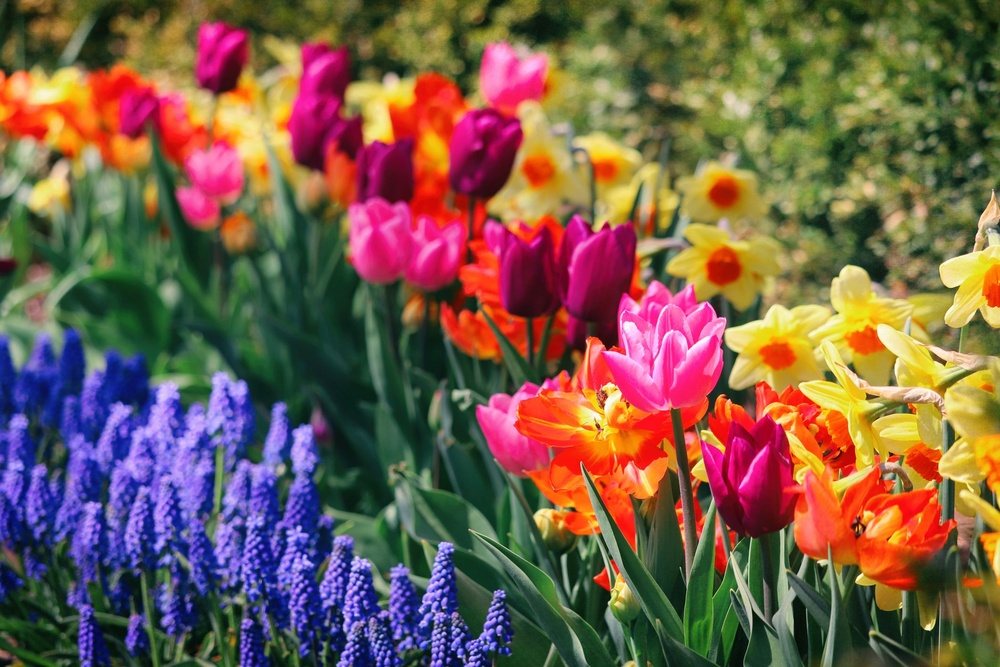
#> input picture Edge_detection/flowers.jpg, 1000 x 667 px, shrunk from 2121 x 1414 before the run
$ jupyter execute Edge_detection.ipynb
#> lines starting #> are read from the running program, lines starting #| are printed output that depends on the picture
[cell 1]
import cv2
import matplotlib.pyplot as plt
import numpy as np

[cell 2]
# RGB image
image = cv2.imread("flowers.jpg")
#> image is the input picture: shape (667, 1000, 3); mean B, G, R 76, 93.7, 121
rgb_image = cv2.cvtColor(image, cv2.COLOR_BGR2RGB)

print("shape : ", rgb_image.shape)
#| shape :  (667, 1000, 3)
plt.xticks([])
plt.yticks([])
plt.imshow(rgb_image)
plt.show()

[cell 3]
# GrayScaling image
gray_image = cv2.cvtColor(image, cv2.COLOR_BGR2GRAY)
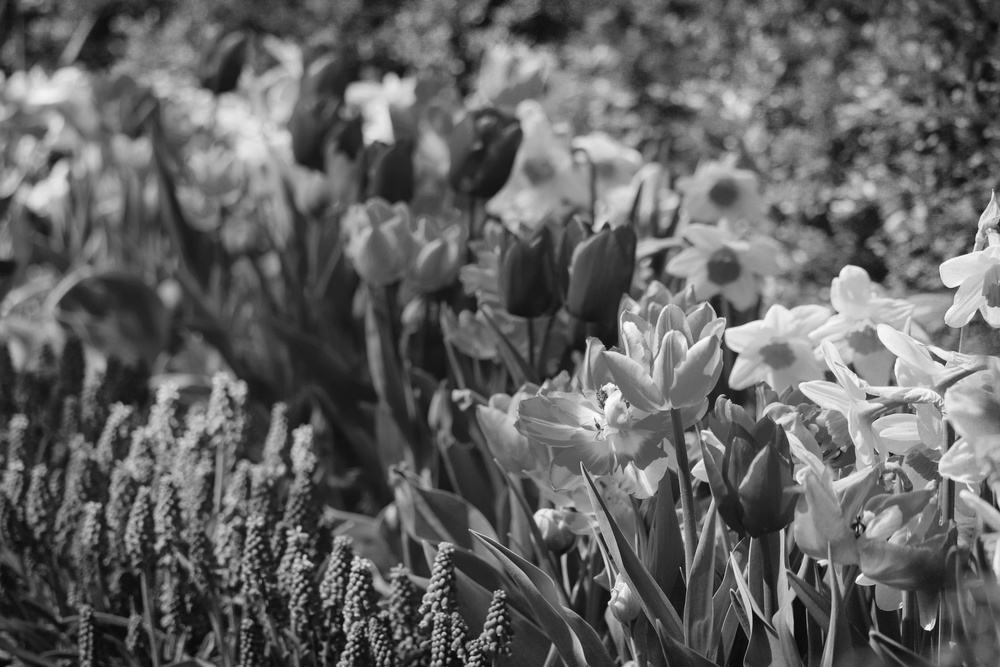
#> gray_image: shape (667, 1000); min 5, max 253, mean 99.9
gray_image = np.expand_dims(gray_image, axis=2)

print("shape : ", gray_image.shape)
#| shape :  (667, 1000, 1)
plt.xticks([])
plt.yticks([])
plt.imshow(gray_image, cmap='gray')
plt.show()

[cell 4]
r_image = rgb_image[:, :, 0]
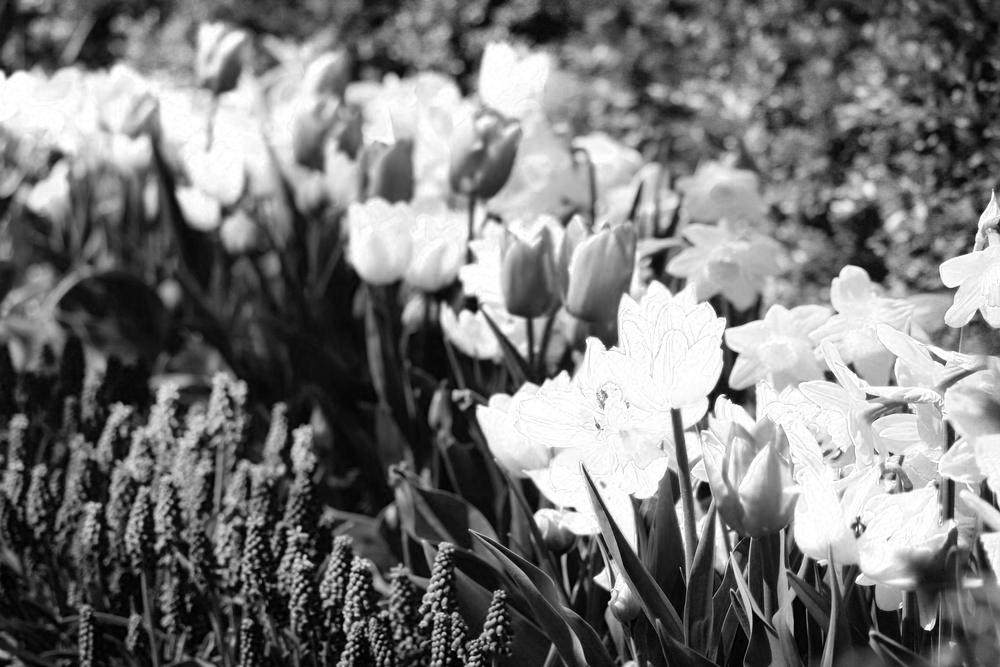
#> r_image: shape (667, 1000); min 0, max 255, mean 121
r_image = np.expand_dims(r_image, axis=2)

print("shape : ", r_image.shape)
#| shape :  (667, 1000, 1)
plt.xticks([])
plt.yticks([])
plt.imshow(r_image, cmap='Reds')
plt.show()

[cell 5]
g_image = rgb_image[:, :, 1]
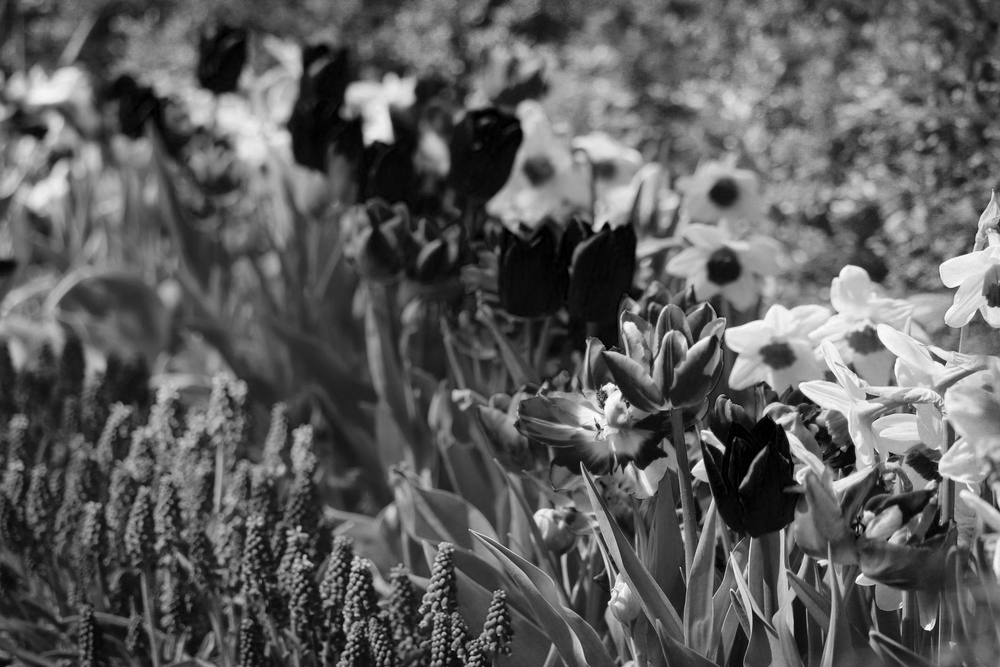
#> g_image: shape (667, 1000); min 0, max 255, mean 93.7
g_image = np.expand_dims(g_image, axis=2)

print("shape : ", g_image.shape)
#| shape :  (667, 1000, 1)
plt.xticks([])
plt.yticks([])
plt.imshow(g_image, cmap='Greens')
plt.show()

[cell 6]
b_image = rgb_image[:, :, 2]
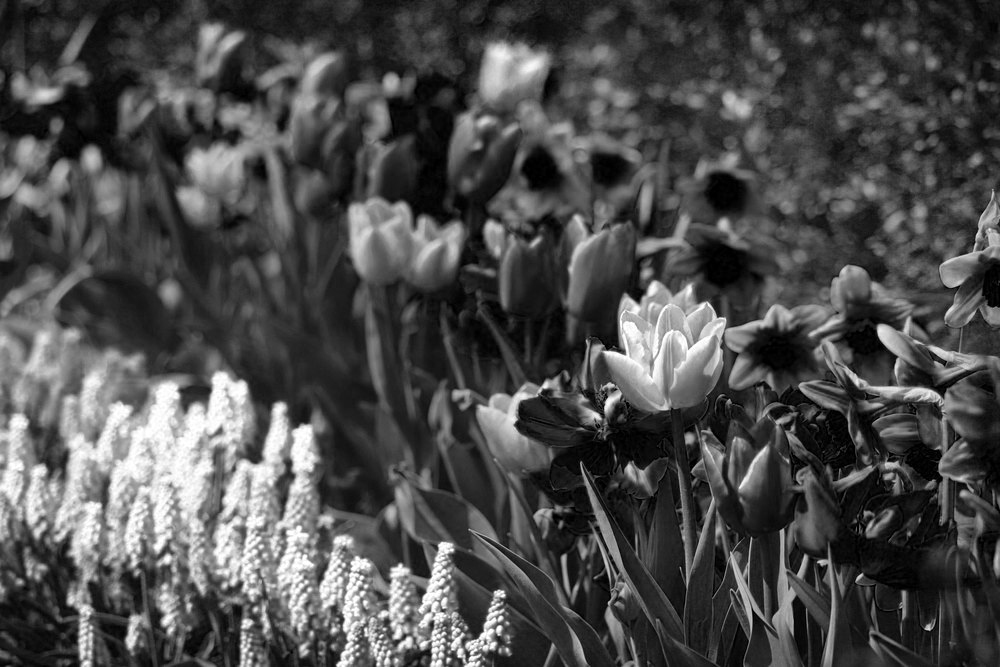
#> b_image: shape (667, 1000); min 0, max 255, mean 76
b_image = np.expand_dims(b_image, axis=2)

print("shape : ", b_image.shape)
#| shape :  (667, 1000, 1)
plt.xticks([])
plt.yticks([])
plt.imshow(b_image, cmap='Blues')
plt.show()

[cell 7]
# Sobel-filtering Image
sobel_image = cv2.Sobel(src=gray_image,ddepth=-1, dx=1,dy=0,ksize=3)
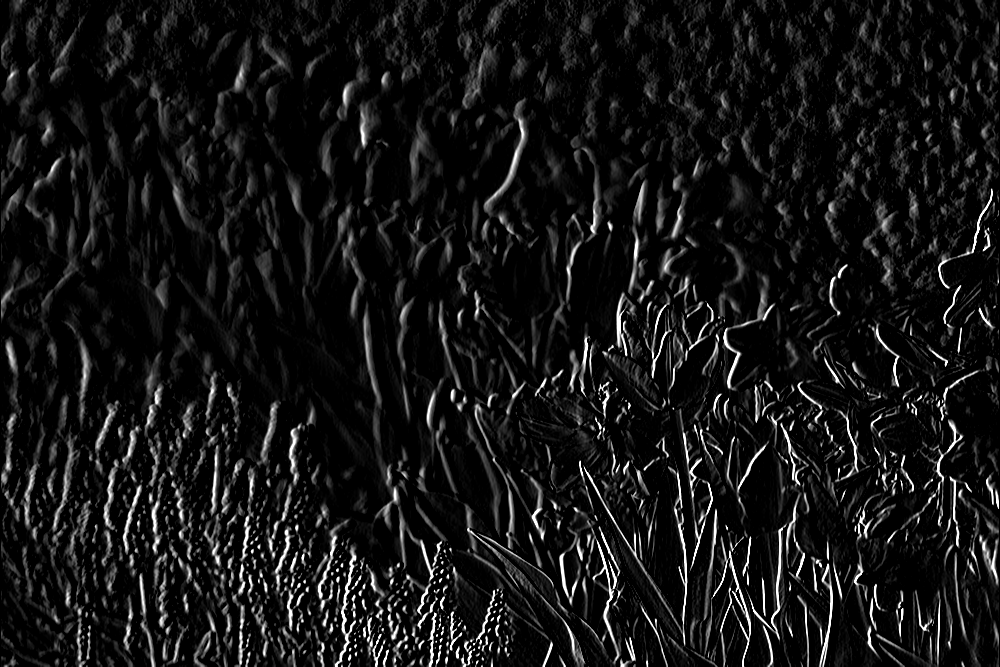
#> sobel_image: shape (667, 1000); min 0, max 255, mean 21.2
sobel_image = np.expand_dims(sobel_image, axis=2)

print("shape : ", sobel_image.shape)
#| shape :  (667, 1000, 1)
plt.xticks([])
plt.yticks([])
plt.imshow(sobel_image, cmap='gray')
plt.show()

[cell 8]
# RGB-Gray-Sobel concate
concat_images = np.concatenate([rgb_image, gray_image, sobel_image], axis=2)
concat_images.shape
#> Out = (667, 1000, 5)
